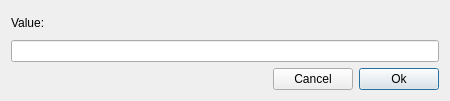
<?xml version="1.0" encoding="UTF-8"?>
<ui version="4.0">
 <class>EditNumericValueDialog</class>
 <widget class="QDialog" name="EditNumericValueDialog">
  <property name="geometry">
   <rect>
    <x>0</x>
    <y>0</y>
    <width>450</width>
    <height>101</height>
   </rect>
  </property>
  <property name="focusPolicy">
   <enum>Qt::TabFocus</enum>
  </property>
  <property name="windowTitle">
   <string>Edit value</string>
  </property>
  <layout class="QGridLayout" name="gridLayout">
   <item row="0" column="0" colspan="3">
    <widget class="QLabel" name="lblValue">
     <property name="text">
      <string>Value:</string>
     </property>
    </widget>
   </item>
   <item row="2" column="0">
    <spacer name="horizontalSpacer">
     <property name="orientation">
      <enum>Qt::Horizontal</enum>
     </property>
     <property name="sizeHint" stdset="0">
      <size>
       <width>241</width>
       <height>20</height>
      </size>
     </property>
    </spacer>
   </item>
   <item row="2" column="1">
    <widget class="QPushButton" name="btnCancel">
     <property name="text">
      <string>Cancel</string>
     </property>
    </widget>
   </item>
   <item row="2" column="2">
    <widget class="QPushButton" name="btnOk">
     <property name="text">
      <string>Ok</string>
     </property>
     <property name="default">
      <bool>true</bool>
     </property>
    </widget>
   </item>
   <item row="1" column="0" colspan="3">
    <widget class="QLineEdit" name="txtValue"/>
   </item>
  </layout>
 </widget>
 <tabstops>
  <tabstop>txtValue</tabstop>
  <tabstop>btnOk</tabstop>
  <tabstop>btnCancel</tabstop>
 </tabstops>
 <resources/>
 <connections>
  <connection>
   <sender>btnOk</sender>
   <signal>clicked()</signal>
   <receiver>EditNumericValueDialog</receiver>
   <slot>accept()</slot>
   <hints>
    <hint type="sourcelabel">
     <x>388</x>
     <y>77</y>
    </hint>
    <hint type="destinationlabel">
     <x>219</x>
     <y>50</y>
    </hint>
   </hints>
  </connection>
  <connection>
   <sender>btnCancel</sender>
   <signal>clicked()</signal>
   <receiver>EditNumericValueDialog</receiver>
   <slot>reject()</slot>
   <hints>
    <hint type="sourcelabel">
     <x>301</x>
     <y>77</y>
    </hint>
    <hint type="destinationlabel">
     <x>219</x>
     <y>50</y>
    </hint>
   </hints>
  </connection>
 </connections>
</ui>
